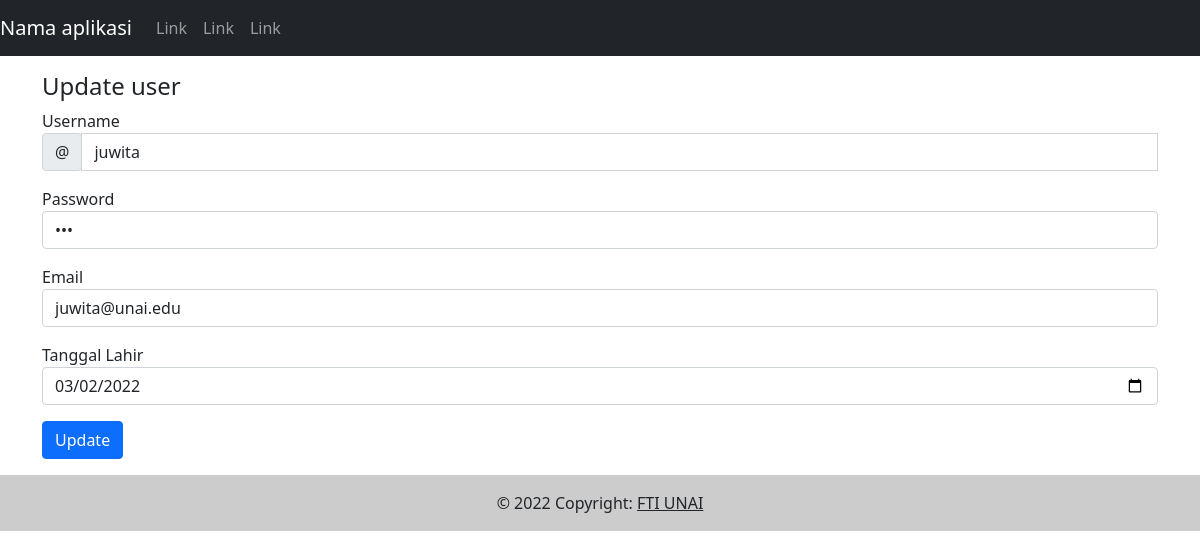
The page /edit.php?id=3 on the database its author committed.
### tables this page shows
CREATE TABLE `user` (
  `id` int(11) NOT NULL,
  `username` varchar(254) NOT NULL,
  `password` varchar(254) NOT NULL,
  `email` varchar(254) NOT NULL,
  `tgl_lahir` date NOT NULL
);

### edit.php (the view, shortened to what this page needs)
<?php
include("header.php");
include("nav.php");
?>
<div class="container">
    <?php
    include_once("connector.php");
    if  (isset($_GET['id'])) {
        $id = $_GET['id'];
        $sql = "SELECT * FROM user WHERE id=$id";
        $result = $conn->query($sql);
        if ($result->num_rows > 0) {
            while($row = $result->fetch_assoc()) {
                $username = $row['username'];
                $password = $row['password'];
                $email = $row['email'];
                $tgl_lahir = $row['tgl_lahir'];
            }
        }
        else {
            echo "ID not found";
        }
    }
    ?>
    <h4 class="mt-3">Update user</h4>
    <form action="update.php" method="POST">
        <div class="mb-3">
            <label for="username">Username</label>
            <div class="input-group">
                <div class="input-group-prepend">
                    <span class="input-group-text">@</span>
                </div>
                <input type="text" class="form-control" id="username" name="username" placeholder="Username" value="<?php echo $username; ?>" required>
            </div>
        </div>
        <div class="mb-3">
            <label for="password">Password</label>
            <input type="password" class="form-control" id="password" name="password" value="<?php echo $password; ?>" placeholder="Type your password here">
        </div>
        <div class="mb-3">
            <label for="email">Email</label>
            <input type="email" class="form-control" id="email" name="email" value="<?php echo $email; ?>" placeholder="you@example.com">
        </div>
        <div class="mb-3">
            <label for="tgl_lahir">Tanggal Lahir</span></label>
            <input type="date" class="form-control" id="tgl_lahir" name="tgl_lahir" value="<?php echo $tgl_lahir; ?>">
        </div>
        <input type="submit" name="update" class="btn btn-primary btn-md btn-block" value="Update">
    </form>
</div>
<?php include("footer.php"); ?>
</body>
</html>

### rows shown on the page
user: username "juwita", email "juwita@unai.edu", tgl_lahir "03/02/2022"
